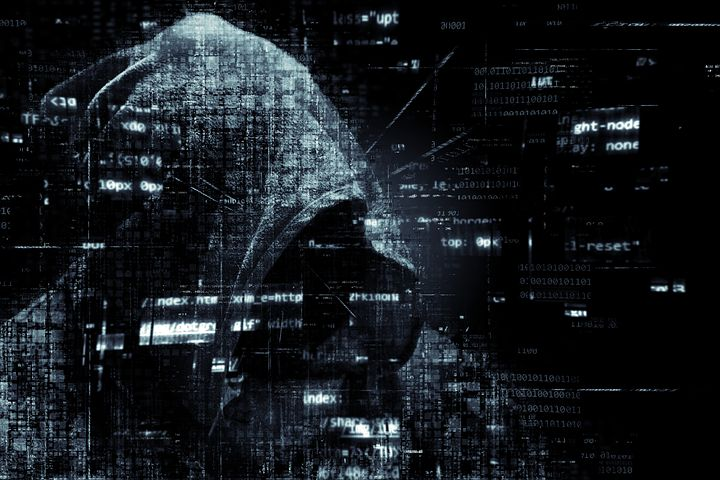
#> input picture i1.jpg, 720 x 480 px
$ jupyter execute 'Combining images.ipynb'
#> lines starting #> are read from the running program, lines starting #| are printed output that depends on the picture
[cell 1]
import cv2

[cell 2]
import numpy

[cell 3]
p1 = cv2.imread("i1.jpg")
#> p1 is the input picture: shape (480, 720, 3); mean B, G, R 30.7, 26.1, 21.7

[cell 4]
p2 = cv2.imread("i2.jpg")
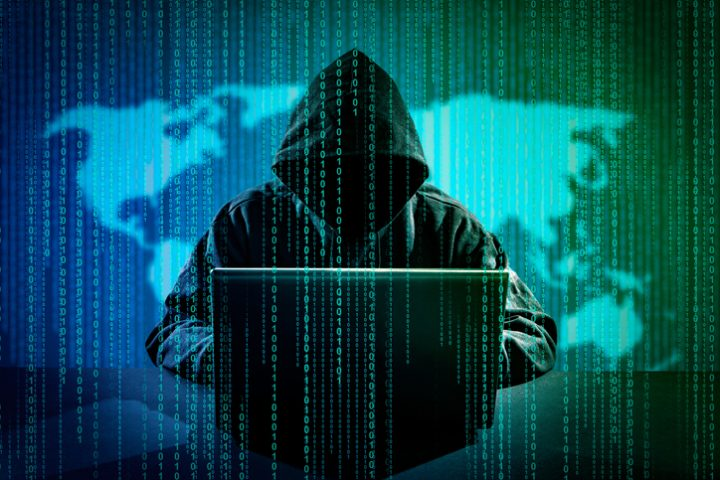
#> input picture i2.jpg, 720 x 480 px
#> p2 is the input picture: shape (480, 720, 3); mean B, G, R 82.5, 73.7, 7.2

[cell 5]
c = numpy.concatenate(( p1 , p2 ) , axis = 0 )
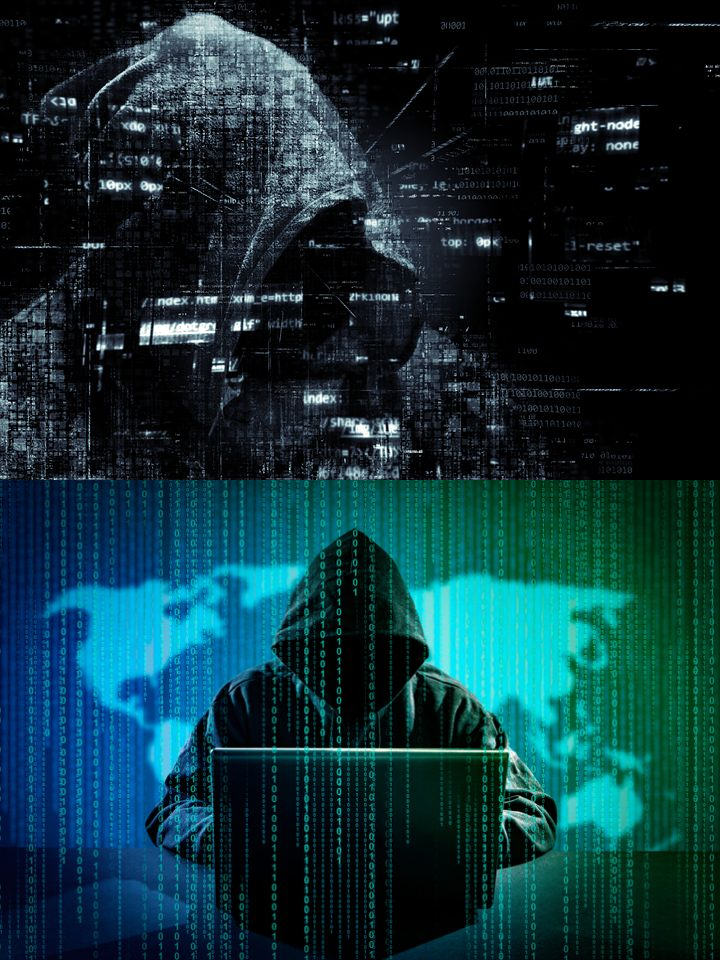
#> c: shape (960, 720, 3); mean B, G, R 56.6, 49.9, 14.5

[cell 6]
cv2.imshow("final" , c )
cv2.waitKey()
cv2.destroyAllWindows()

[cell 7]
d = numpy.concatenate(( p1 , p2 ) , axis = 1 )
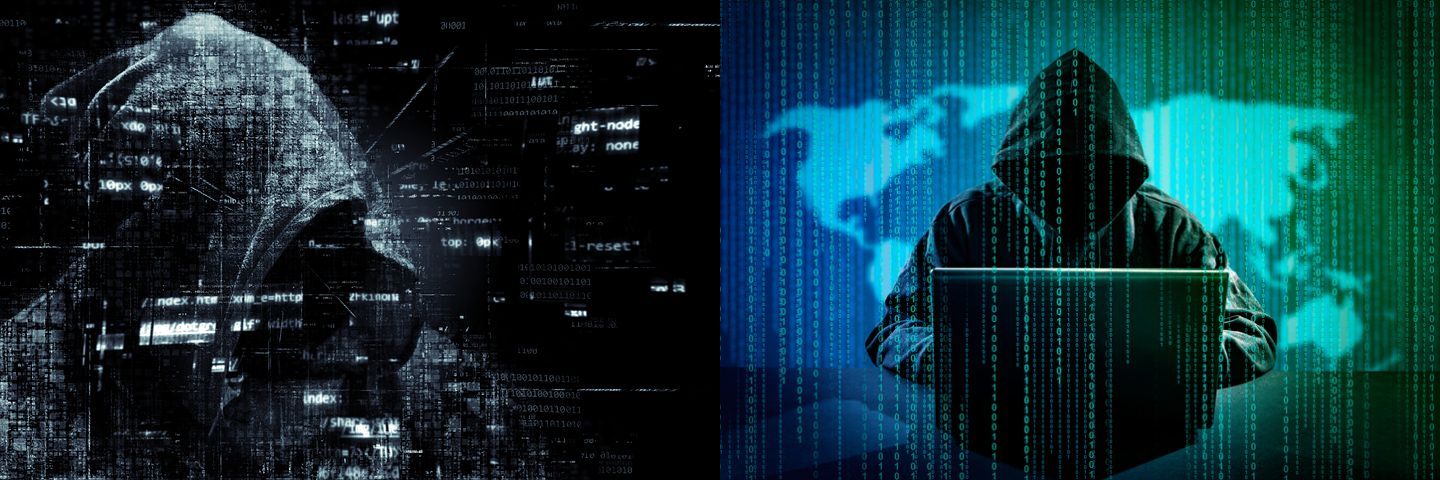
#> d: shape (480, 1440, 3); mean B, G, R 56.6, 49.9, 14.5
